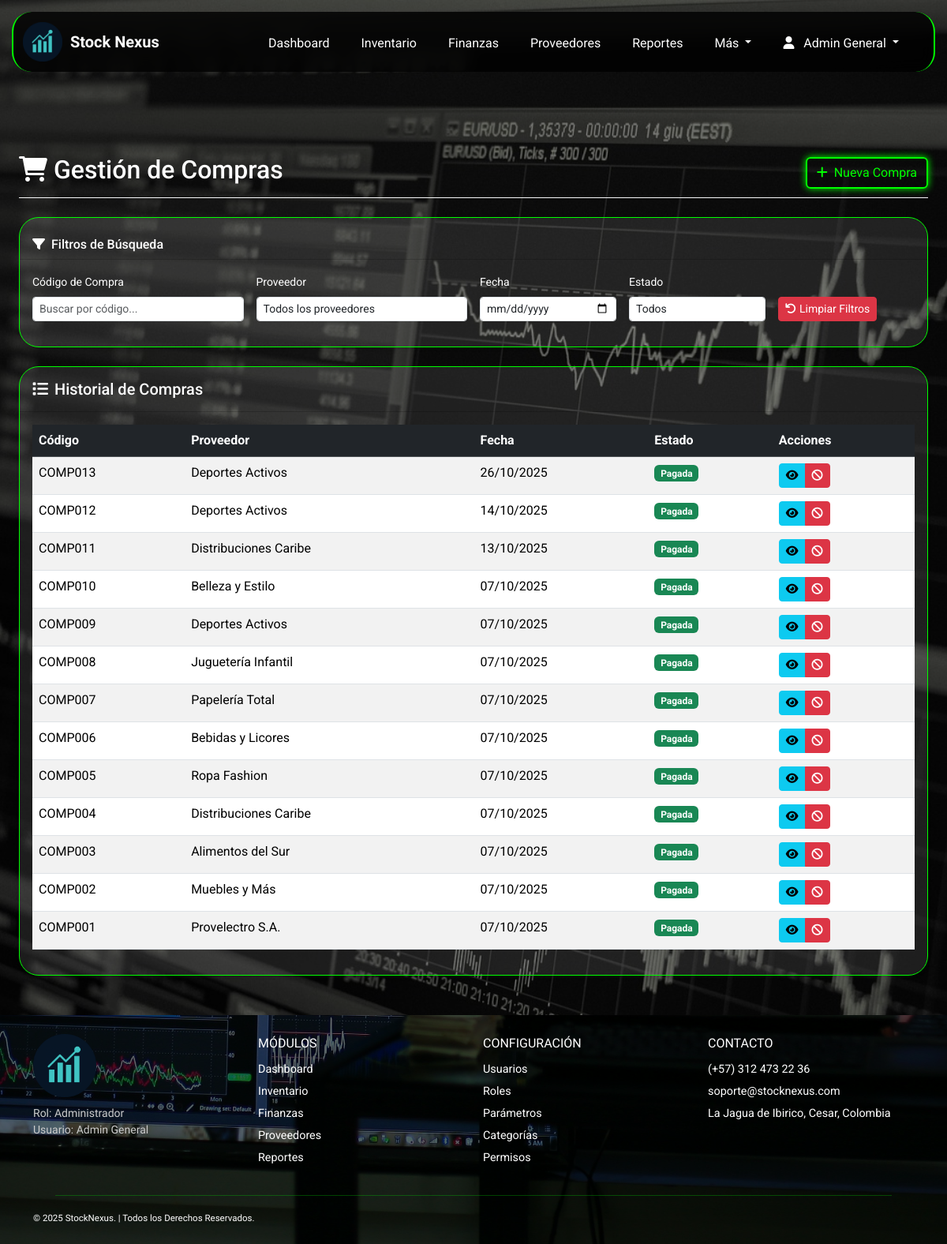
Page /index.php?page=compras (signed in) on the committed database.
### tables this page shows
CREATE TABLE `compras` (
  `id_compra` int(11) NOT NULL,
  `codigo_compra` varchar(50) NOT NULL,
  `id_proveedor` int(11) NOT NULL,
  `id_usuario` int(11) NOT NULL,
  `fecha_compra` datetime DEFAULT current_timestamp(),
  `total_compra` decimal(14,2) DEFAULT 0.00,
  `estado` enum('Pendiente','Pagada','Anulada') DEFAULT 'Pendiente',
  `descuento_aplicado` decimal(10,2) DEFAULT 0.00,
  `porcentaje_descuento` decimal(5,2) DEFAULT 0.00
);

CREATE TABLE `proveedores` (
  `id_proveedor` int(11) NOT NULL,
  `nombre_proveedor` varchar(100) NOT NULL,
  `nit` varchar(30) DEFAULT NULL,
  `telefono` varchar(20) DEFAULT NULL,
  `correo` varchar(100) DEFAULT NULL,
  `direccion` varchar(150) DEFAULT NULL,
  `ciudad` varchar(100) DEFAULT NULL,
  `fecha_registro` datetime DEFAULT current_timestamp()
);

### app/controllers/CompraController.php (called while the page is built, shortened)
<?php
class CompraController {
    private $db;
    public function __construct($database) {
        $this->db = $database;
    }
    public function listar() {
        try {
            $stmt = $this->db->query("
                SELECT c.*, p.nombre_proveedor, u.nombre_completo as usuario_nombre
                FROM compras c
                LEFT JOIN proveedores p ON c.id_proveedor = p.id_proveedor
                LEFT JOIN usuarios u ON c.id_usuario = u.id_usuario
                ORDER BY c.fecha_compra DESC
            ");
            return $stmt->fetchAll();
        } catch (PDOException $e) {
            error_log("Error en listar compras: " . $e->getMessage());
            return [];
        }
    }
}
?>

### app/views/Compras/compras.php (the view, shortened to what this page needs)
<?php
$compraController = new CompraController($db);
$compras = $compraController->listar();
$estados = ['Todos' => '', 'Pagada' => 'Pagada', 'Pendiente' => 'Pendiente', 'Anulada' => 'Anulada'];
?>
<div class="container-fluid px-4" style="margin-top: 180px; margin-bottom: 50px;">
    <div class="d-flex justify-content-between flex-wrap flex-md-nowrap align-items-center pt-3 pb-2 mb-4 border-bottom border-light">
        <h1 class="h2 text-white"><i class="fas fa-shopping-cart me-2"></i>Gestión de Compras</h1>
        <div class="btn-toolbar mb-2 mb-md-0">
            <a href="index.php?page=crear_compra" class="btn btn-neon">
                <i class="fas fa-plus me-2"></i>Nueva Compra
            </a>
        </div>
    </div>
    <div class="card shadow-sm mb-4 py-3">
        <div class="card-header text-white">
            <h6 class="card-title mb-0">
                <i class="fas fa-filter me-2"></i>Filtros de Búsqueda
            </h6>
        </div>
        <div class="card-body">
            <div class="row g-3 align-items-end">
                <div class="col-md-3">
                    <label class="form-label small text-white">Código de Compra</label>
                    <input type="text" id="filtro-codigo" class="form-control form-control-sm" placeholder="Buscar por código..." autocomplete="off">
                </div>
                <div class="col-md-3">
                    <label class="form-label small text-white">Proveedor</label>
                    <select id="filtro-proveedor" class="form-control form-control-sm">
                        <option value="">Todos los proveedores</option>
                    </select>
                </div>
                <div class="col-md-2">
                    <label class="form-label small text-white">Fecha</label>
                    <input type="date" id="filtro-fecha" class="form-control form-control-sm">
                </div>
                <div class="col-md-2">
                    <label class="form-label small text-white">Estado</label>
                    <select id="filtro-estado" class="form-control form-control-sm">
                        <?php foreach ($estados as $texto => $valor): ?>
                            <option value="<?= $valor ?>"><?= $texto ?></option>
                        <?php endforeach; ?>
                    </select>
                </div>
                <div class="col-md-2">
                    <button id="btn-limpiar" class="btn btn-danger btn-sm w-90" title="Limpiar todos los filtros">
                        <i class="fas fa-undo me-1"></i>Limpiar Filtros
                    </button>
                </div>
            </div>
        </div>
    </div>
    <div class="card shadow-sm">
        <div class="card-header text-white py-3">
            <h5 class="card-title mb-0">
                <i class="fas fa-list me-2"></i>Historial de Compras
            </h5>
        </div>
        <div id="historial_compras" class="card-body">
            <div class="table-responsive">
                <table class="table table-striped table-hover" id="tabla-compras">
                    <thead class="table-dark">
                        <tr>
                            <th>Código</th>
                            <th>Proveedor</th>
                            <th>Fecha</th>
                            <th>Estado</th>
                            <th>Acciones</th>
                        </tr>
                    </thead>
                    <tbody>
                        <?php foreach ($compras as $compra): ?>
                        <tr data-codigo="<?= $compra['codigo_compra'] ?>"
                            data-proveedor="<?= $compra['id_proveedor'] ?>"
                            data-fecha="<?= date('Y-m-d', strtotime($compra['fecha_compra'])) ?>"
                            data-estado="<?= $compra['estado'] ?>">
                            <td><?= $compra['codigo_compra'] ?></td>
                            <td><?= $compra['nombre_proveedor'] ?></td>
                            <td><?= date('d/m/Y', strtotime($compra['fecha_compra'])) ?></td>
                            <td>
                                <span class="badge bg-<?=
                                    $compra['estado'] == 'Pagada' ? 'success' :
                                    ($compra['estado'] == 'Pendiente' ? 'warning' :
                                    ($compra['estado'] == 'Anulada' ? 'danger' : 'secondary'))
                                ?>">
                                    <?= $compra['estado'] ?>
                                </span>
                            </td>
                            <td>
                                <div class="btn-group btn-group-sm">
                                    <a href="index.php?page=detalle_compra&id=<?= $compra['id_compra'] ?>"
                                       class="btn btn-info" title="Ver Detalle">
                                        <i class="fas fa-eye"></i>
                                    </a>
                                    <?php if ($compra['estado'] != 'Anulada'): ?>
                                    <a href="index.php?page=anular_compra&id=<?= $compra['id_compra'] ?>"
                                       class="btn btn-danger" title="Anular Compra"
                                       onclick="return confirm('¿Está seguro de anular esta compra? Se restará del inventario.')">
                                        <i class="fas fa-ban"></i>
                                    </a>
                                    <?php endif; ?>
                                </div>
                            </td>
                        </tr>
                        <?php endforeach; ?>
                    </tbody>
                </table>
            </div>
        </div>
    </div>
</div>

### public/assets/style.css (style rules this page uses)
body { background-image: url(../img/fondo_body.jpg); min-height: 100vh; background-size: cover; background-position: center; background-repeat: no-repeat; background-attachment: fixed; position: relative; font-family: 'Roboto', sans-serif; background-color: #000; color: #fff; margin: 0; padding: 0; width: 100%; align-items: center; justify-content: center; }
body::before { content: ''; position: fixed; top: 0; left: 0; width: 100%; height: 100%; background-color: rgba(0, 0, 0, 0.5); z-index: -1; }
html { scroll-behavior: smooth; width: 100%; }
.btn-neon { color: #00ff00; border: 2px solid #00ff00; background-color: transparent; box-shadow: 0 0 10px #00ff00; transition: all 0.3s ease; }
.card { width: 100%; background-color: rgba(255, 255, 255, 0.1); border: 1px solid #00ff00; transition: transform 0.3s, box-shadow 0.3s; border-radius: 25px; }

### rows in the picture
compras: codigo_compra "COMP013", id_proveedor.nombre_proveedor "Deportes Activos", fecha_compra "26/10/2025", estado "Pagada"
compras: codigo_compra "COMP012", id_proveedor.nombre_proveedor "Deportes Activos", fecha_compra "14/10/2025", estado "Pagada"
compras: codigo_compra "COMP011", id_proveedor.nombre_proveedor "Distribuciones Caribe", fecha_compra "13/10/2025", estado "Pagada"
compras: codigo_compra "COMP010", id_proveedor.nombre_proveedor "Belleza y Estilo", fecha_compra "07/10/2025", estado "Pagada"
compras: codigo_compra "COMP009", id_proveedor.nombre_proveedor "Deportes Activos", fecha_compra "07/10/2025", estado "Pagada"
compras: codigo_compra "COMP008", id_proveedor.nombre_proveedor "Juguetería Infantil", fecha_compra "07/10/2025", estado "Pagada"
compras: codigo_compra "COMP007", id_proveedor.nombre_proveedor "Papelería Total", fecha_compra "07/10/2025", estado "Pagada"
compras: codigo_compra "COMP006", id_proveedor.nombre_proveedor "Bebidas y Licores", fecha_compra "07/10/2025", estado "Pagada"
compras: codigo_compra "COMP005", id_proveedor.nombre_proveedor "Ropa Fashion", fecha_compra "07/10/2025", estado "Pagada"
compras: codigo_compra "COMP004", id_proveedor.nombre_proveedor "Distribuciones Caribe", fecha_compra "07/10/2025", estado "Pagada"
compras: codigo_compra "COMP003", id_proveedor.nombre_proveedor "Alimentos del Sur", fecha_compra "07/10/2025", estado "Pagada"
compras: codigo_compra "COMP002", id_proveedor.nombre_proveedor "Muebles y Más", fecha_compra "07/10/2025", estado "Pagada"
compras: codigo_compra "COMP001", id_proveedor.nombre_proveedor "Provelectro S.A.", fecha_compra "07/10/2025", estado "Pagada"

### other values in the picture
$nombreUsuario "Admin General"
$rol "Administrador"
form field value "Todos"
